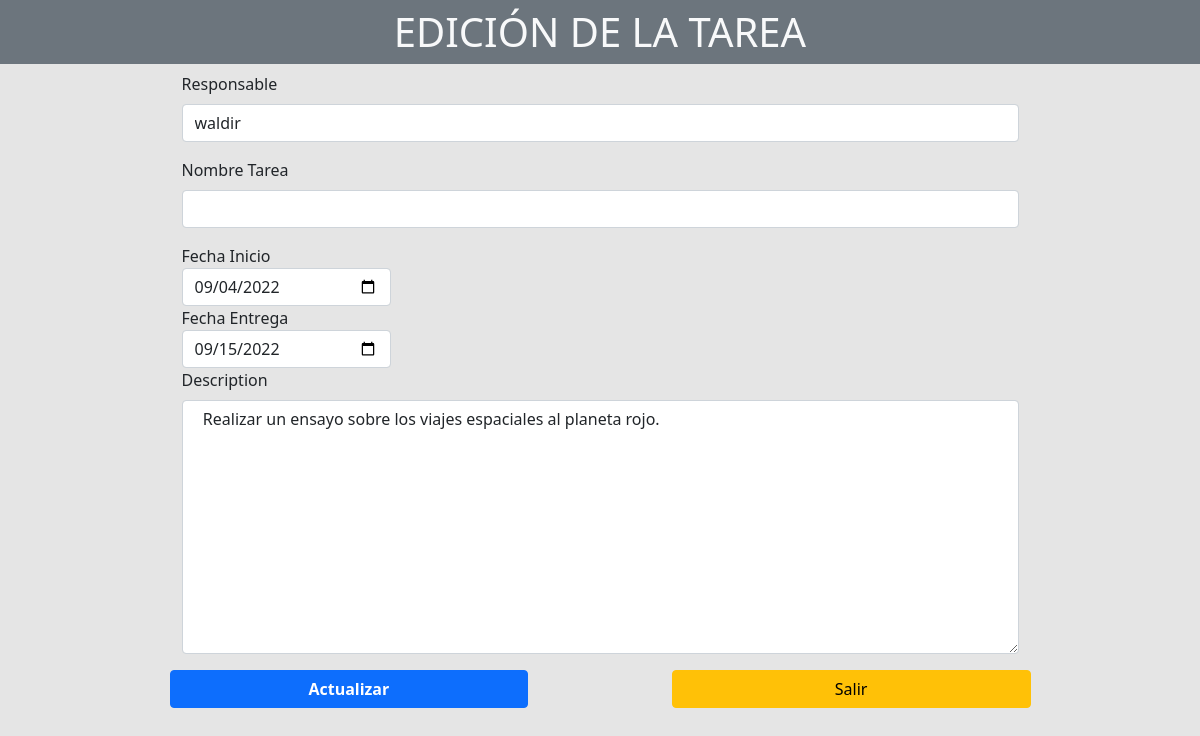
The app's page /editar/2, older data.
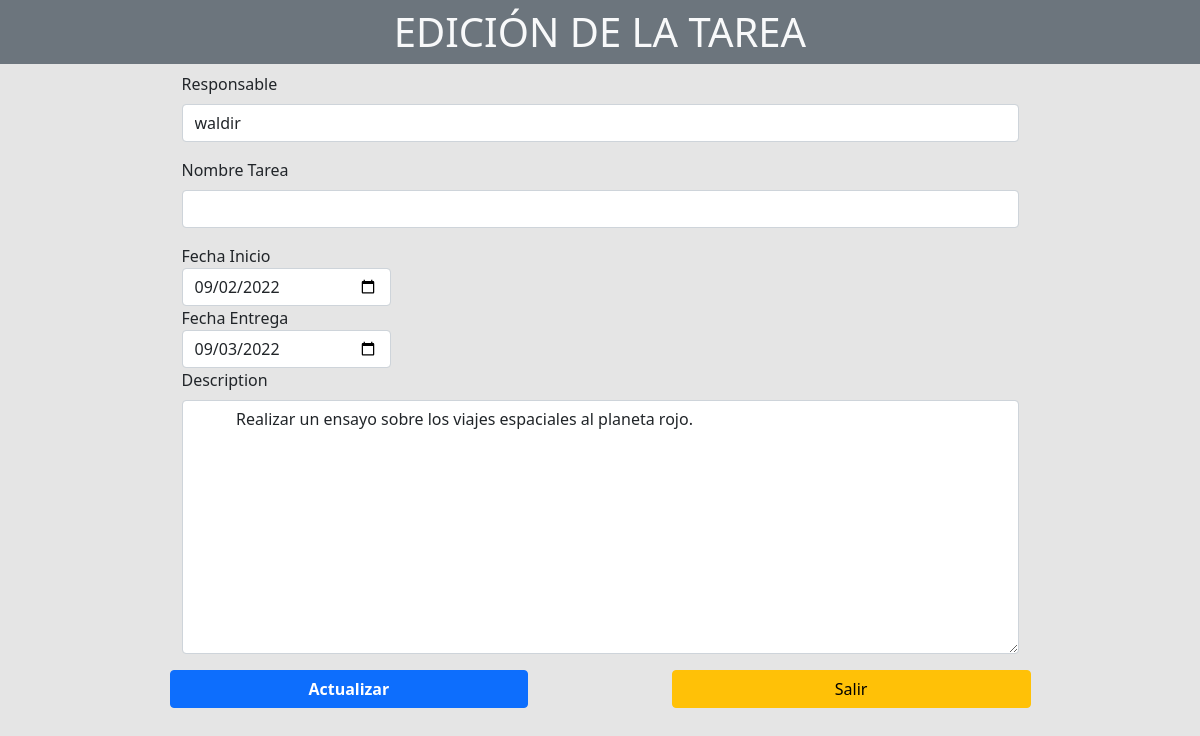
The same page, newer data.
### gestion_tareas/models.py (models this page shows)
class tarea(models.Model):
    nombre_tarea = models.CharField(max_length=50,default='')
    descripcion = models.CharField(max_length=500, default='')
    fecha_de_creacion = models.DateField(default=datetime.date.today)
    fecha_entrega = models.DateField(default=datetime.date.today)
    usuario_responsable = models.CharField(max_length=128 , default='')
    estado_dela_tarea  =models.CharField(max_length=32 , default='PROGRESO')

### gestion_tareas/views.py (the view, shortened to what this page needs)
# urls.py: path('editar/<int:tareas_id>', views.editar, name='vista_edicion'),
def editar(request, tareas_id):
        tarea_info = tarea.objects.get(id = tareas_id)
        return render(request, 'gestion_tareas/vista_edicion.html',{'tareas_editar':tarea_info})

### gestion_tareas/templates/gestion_tareas/vista_edicion.html (shortened to what this page needs)
<!DOCTYPE html>
<html lang="en">
<head>
    <link href="https://cdn.jsdelivr.net/npm/bootstrap@5.0.2/dist/css/bootstrap.min.css" rel="stylesheet">
</head>
<body style="background-color: rgba(0,0,0, 0.1); height: 100vh;" >
    <h1 class="py-2 bg-secondary text-center text-light">EDICIÓN DE LA TAREA</h1>
    <div class="container d-flex justify-content-center"  >
        <form class="w-75 " action="{% url 'gestion_tareas:vista_edicion' tareas_editar.id %}" method="post">
            <div class="form-group mb-3">
                <label for="usuario_res" class="form-label">Responsable</label>
                <input type="text" value="{{ tareas_editar.usuario_responsable }}" class="form-control" name="usuario_res" id="usuario_res" aria-describedby="emailHelp" required>
            </div>
            <div class="form-group mb-3">
                <label for="tarea_nombre" class="form-label">Nombre Tarea</label>
                <input type="text" value="{{ tareas_editar.nombre_tarea }}" class="form-control" name="tarea_nombre" id="tarea_nombre" aria-describedby="emailHelp" required>
            </div>
            <div class="form-group col-md-3">
                <label for="start">Fecha Inicio</label>
                <input type="date" value="{{ tareas_editar.fecha_de_creacion|date:'Y-m-d' }}" id="start" class="form-control" name="fechainicio">
            </div>
               <div class="form-group col-md-3">
                <label for="fechaentrega">Fecha Entrega</label>
                <input type="date" value="{{ tareas_editar.fecha_entrega|date:'Y-m-d' }}" class="form-control" name="fechaentrega">
               </div>
            <div class="form-group mb-3">
                <label for="description" class="form-label">Description</label>
                <textarea name="description" value  id="description" cols="30" rows="10" type="text" class="form-control" required> {{ tareas_editar.descripcion }}</textarea>
            </div>
            <div class="row gap-md-2 justify-content-between mb-4">
                <button type="submit" class="btn btn-primary col-md-5 fw-bold" >Actualizar</button>
                <a class="btn btn-warning col-md-5 " href={% url "gestion_tareas:dashboard" %}>Salir</a>
            </div>
        </form>
    </div>
</body>
</html>

Row changes from the older to the newer data that the page shows:
changed tarea "waldir": fechainicio "09/04/2022" → "09/02/2022"; fechaentrega "09/15/2022" → "09/03/2022"
